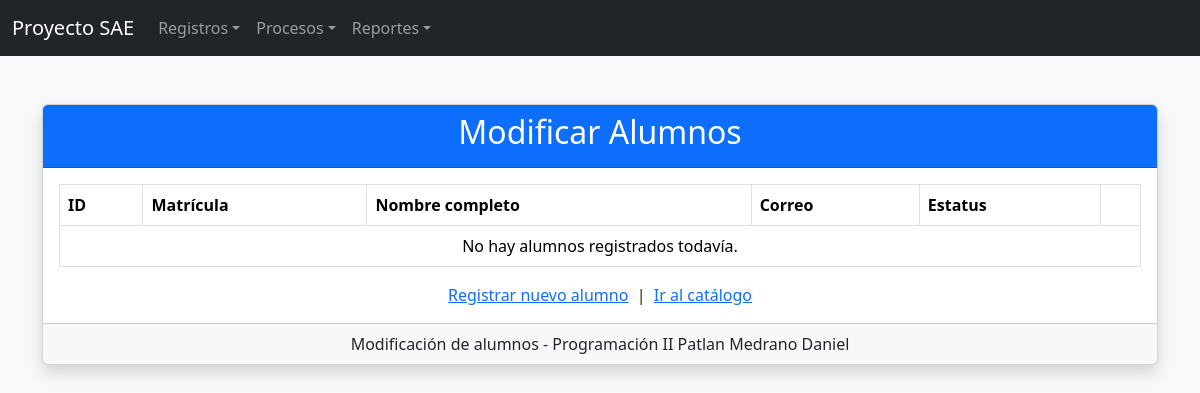
/proyecto_sae/formularios/modificar/Modificar_Alumnos.php, run on an earlier commit of the app's database.
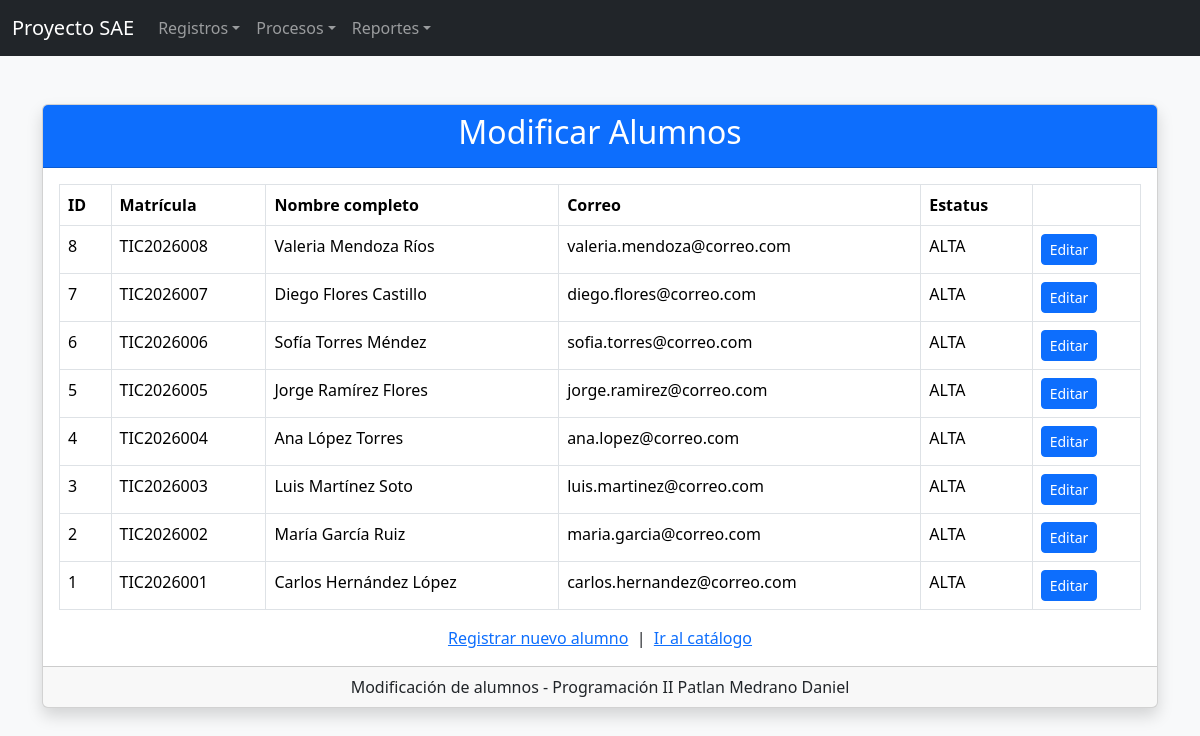
And on a later commit of the database.
### tables this page shows
CREATE TABLE alumnos (
    ID_ALUMNOS        INT AUTO_INCREMENT PRIMARY KEY,
    MATRICULA         VARCHAR(15) NOT NULL,
    NOMBRE            VARCHAR(30) NOT NULL,
    APELLIDO_PATERNO  VARCHAR(15) NOT NULL,
    APELLIDO_MATERNO  VARCHAR(15) NOT NULL,
    DOMICILIO         VARCHAR(80) NOT NULL,
    CORREO            VARCHAR(50) NOT NULL,
    TELEFONO          VARCHAR(35) NOT NULL,
    ESTATUS           VARCHAR(4)  NOT NULL DEFAULT 'ALTA'
);

### proyecto_sae/config/conexion.php (called while the page is built, shortened)
<?php
$base = preg_replace('#/(Cruds|formularios)/.*$#i', '', $_SERVER['SCRIPT_NAME']);

### proyecto_sae/formularios/modificar/Modificar_Alumnos.php (the view, shortened to what the changed rows need)
<?php
require_once "../../config/conexion.php";
$alumno = null;
$listaAlumnos = null;
if ($alumno === null) {
    $listaAlumnos = $conexion->query("SELECT * FROM alumnos ORDER BY ID_ALUMNOS DESC");
}
?>
<!DOCTYPE html>
<html lang="es">
<head>
    <link href="<?= $base ?>/assets/css/bootstrap.min.css" rel="stylesheet">
</head>
<body class="bg-light">
<?php include __DIR__ . "/../../NavBar/navbar.php"; ?>
<div class="container mt-5">
    <div class="card shadow">
        <div class="card-header bg-primary text-white text-center">
            <h2>Modificar Alumnos</h2>
        </div>
        <div class="card-body">
            <?php if ($alumno !== null) { ?>
                <form method="POST">
                    <input type="hidden" name="id" value="<?php echo $alumno["ID_ALUMNOS"]; ?>">
                    <div class="mb-3">
                        <label class="form-label">Matrícula</label>
                        <input type="text" name="matricula" class="form-control" required
                               value="<?php echo htmlspecialchars($alumno["MATRICULA"]); ?>">
                    </div>
                    <div class="mb-3">
                        <label class="form-label">Nombre</label>
                        <input type="text" name="nombre" class="form-control" required
                               value="<?php echo htmlspecialchars($alumno["NOMBRE"]); ?>">
                    </div>
                    <div class="mb-3">
                        <label class="form-label">Apellido paterno</label>
                        <input type="text" name="apellidoPaterno" class="form-control" required
                               value="<?php echo htmlspecialchars($alumno["APELLIDO_PATERNO"]); ?>">
                    </div>
                    <div class="mb-3">
                        <label class="form-label">Apellido materno</label>
                        <input type="text" name="apellidoMaterno" class="form-control" required
                               value="<?php echo htmlspecialchars($alumno["APELLIDO_MATERNO"]); ?>">
                    </div>
                    <div class="mb-3">
                        <label class="form-label">Domicilio</label>
                        <input type="text" name="domicilio" class="form-control" required
                               value="<?php echo htmlspecialchars($alumno["DOMICILIO"]); ?>">
                    </div>
                    <div class="mb-3">
                        <label class="form-label">Correo electrónico</label>
                        <input type="email" name="correo" class="form-control" required
                               value="<?php echo htmlspecialchars($alumno["CORREO"]); ?>">
                    </div>
                    <div class="mb-3">
                        <label class="form-label">Teléfono</label>
                        <input type="tel" name="telefono" class="form-control" required
                               value="<?php echo htmlspecialchars($alumno["TELEFONO"]); ?>">
                    </div>
                    <div class="mb-3">
                        <label class="form-label">Estatus</label>
                        <select name="estatus" class="form-control">
                            <option value="ALTA" <?php if ($alumno["ESTATUS"] == "ALTA") echo "selected"; ?>>ALTA</option>
                            <option value="BAJA" <?php if ($alumno["ESTATUS"] == "BAJA") echo "selected"; ?>>BAJA</option>
                        </select>
                    </div>
                    <button type="submit" name="actualizar" class="btn btn-primary">
                        Guardar cambios
                    </button>
                    <a href="<?= $base ?>/Cruds/crudalumnos.php" class="btn btn-secondary">Cancelar</a>
                </form>
            <?php } else { ?>
                <table class="table table-bordered table-hover">
                    <thead>
                        <tr>
                            <th>ID</th>
                            <th>Matrícula</th>
                            <th>Nombre completo</th>
                            <th>Correo</th>
                            <th>Estatus</th>
                            <th></th>
                        </tr>
                    </thead>
                    <tbody>
                        <?php if ($listaAlumnos && $listaAlumnos->num_rows > 0) { ?>
                            <?php while ($fila = $listaAlumnos->fetch_assoc()) { ?>
                                <tr>
                                    <td><?php echo $fila["ID_ALUMNOS"]; ?></td>
                                    <td><?php echo htmlspecialchars($fila["MATRICULA"]); ?></td>
                                    <td><?php echo htmlspecialchars($fila["NOMBRE"] . " " . $fila["APELLIDO_PATERNO"] . " " . $fila["APELLIDO_MATERNO"]); ?></td>
                                    <td><?php echo htmlspecialchars($fila["CORREO"]); ?></td>
                                    <td><?php echo htmlspecialchars($fila["ESTATUS"]); ?></td>
                                    <td>
                                        <a href="?id=<?php echo $fila["ID_ALUMNOS"]; ?>" class="btn btn-sm btn-primary">Editar</a>
                                    </td>
                                </tr>
                            <?php } ?>
                        <?php } else { ?>
                            <tr>
                                <td colspan="6" class="text-center">No hay alumnos registrados todavía.</td>
                            </tr>
                        <?php } ?>
                    </tbody>
                </table>
            <?php } ?>
        </div>
    </div>
</div>
</body>
</html>

What changed in the data, as far as the page shows it:
added alumnos: ID_ALUMNOS "8", MATRICULA "TIC2026008", NOMBRE+APELLIDO_PATERNO+APELLIDO_MATERNO "Valeria Mendoza Ríos", CORREO "valeria.mendoza@correo.com", ESTATUS "ALTA"
added alumnos: ID_ALUMNOS "7", MATRICULA "TIC2026007", NOMBRE+APELLIDO_PATERNO+APELLIDO_MATERNO "Diego Flores Castillo", CORREO "diego.flores@correo.com", ESTATUS "ALTA"
added alumnos: ID_ALUMNOS "6", MATRICULA "TIC2026006", NOMBRE+APELLIDO_PATERNO+APELLIDO_MATERNO "Sofía Torres Méndez", CORREO "sofia.torres@correo.com", ESTATUS "ALTA"
added alumnos: ID_ALUMNOS "5", MATRICULA "TIC2026005", NOMBRE+APELLIDO_PATERNO+APELLIDO_MATERNO "Jorge Ramírez Flores", CORREO "jorge.ramirez@correo.com", ESTATUS "ALTA"
added alumnos: ID_ALUMNOS "4", MATRICULA "TIC2026004", NOMBRE+APELLIDO_PATERNO+APELLIDO_MATERNO "Ana López Torres", CORREO "ana.lopez@correo.com", ESTATUS "ALTA"
added alumnos: ID_ALUMNOS "3", MATRICULA "TIC2026003", NOMBRE+APELLIDO_PATERNO+APELLIDO_MATERNO "Luis Martínez Soto", CORREO "luis.martinez@correo.com", ESTATUS "ALTA"
added alumnos: ID_ALUMNOS "2", MATRICULA "TIC2026002", NOMBRE+APELLIDO_PATERNO+APELLIDO_MATERNO "María García Ruiz", CORREO "maria.garcia@correo.com", ESTATUS "ALTA"
added alumnos: ID_ALUMNOS "1", MATRICULA "TIC2026001", NOMBRE+APELLIDO_PATERNO+APELLIDO_MATERNO "Carlos Hernández López", CORREO "carlos.hernandez@correo.com", ESTATUS "ALTA"
Also different on the page:
text no longer shown: "No hay alumnos registrados todavía."
